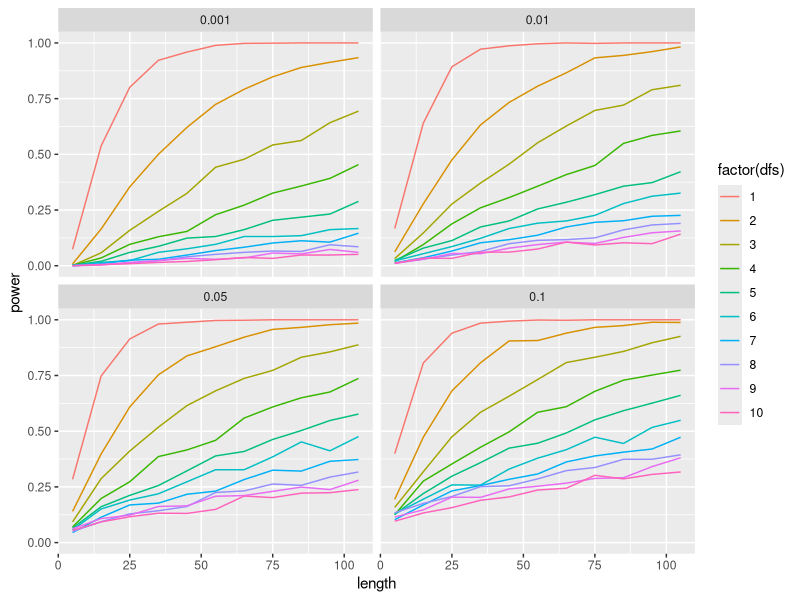
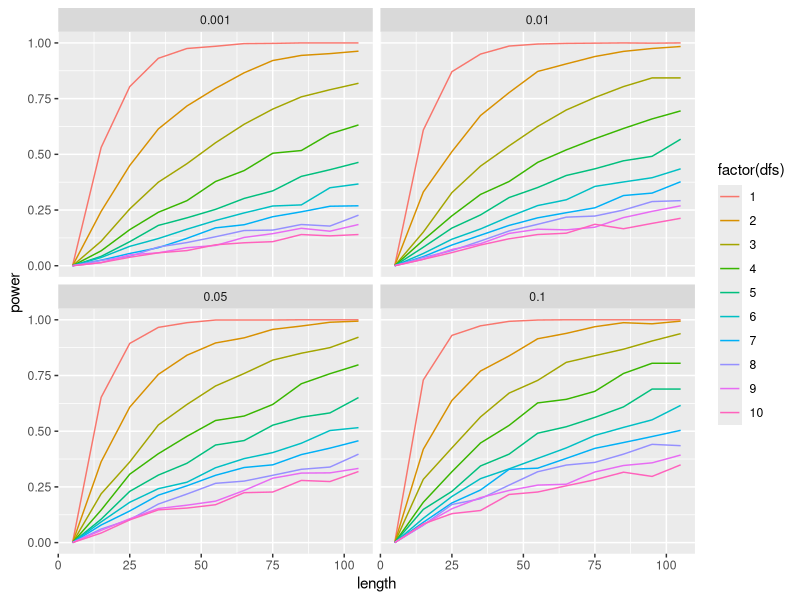

These figures' R source, in order:
## ---- chunk 1
knitr::opts_chunk$set(echo = TRUE)
## ---- chunk 2
library(dplyr)
library(tidyr)
library(ggplot2)
library(tseries)

set.seed(111)
#ilo?? symulacji
N <- 1000
#stopnie swobody
dfs <- seq(1,10,by=1)
#poziomy istotno?ci
alphas <- c(.001, .01, .05, .1)
#d?ugo?ci pr?by
sample_l <- seq(5,105,by=10)

params <- expand.grid(dfs, alphas, sample_l)
names(params) <- c("dfs", "alpha", "length")
## ---- chunk 3
powers <- sapply(1:nrow(params), function(p){
  df <- params[p, 1]
  alpha <- params[p, 2]
  l <- params[p, 3]
  p_sim <-sapply(rep(df, N), function(x){
    my_sample <- rt(l, df)
    shapiro.test(my_sample)$p.value
  })
  mean(p_sim < alpha)
})
power_df <- bind_cols(params, power = powers)
## ---- chunk 4
power_df %>% ggplot(aes(x = length, 
                        y = power, 
                        col = factor(dfs))) +
  geom_line() +
  facet_wrap(~alpha, ncol = 2)
## ---- chunk 5
powers <- sapply(1:nrow(params), function(p){
  df <- params[p, 1]
  alpha <- params[p, 2]
  l <- params[p, 3]
  p_sim <-sapply(rep(df, N), function(x){
    my_sample <- rt(l, df)
    jarque.bera.test(my_sample)$p.value
  })
  mean(p_sim < alpha)
})
power_df <- bind_cols(params, power = powers)

power_df %>% ggplot(aes(x = length, 
                        y = power, 
                        col = factor(dfs))) +
  geom_line() +
  facet_wrap(~alpha, ncol = 2)
